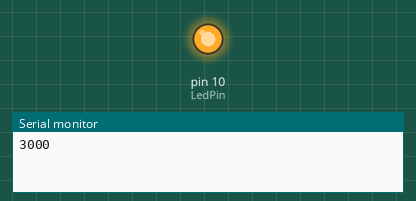
Recording of a sketch running on a simulated Arduino Uno, built with avr-gcc and run on an emulated ATmega328P. Parts: output pins drawn as LEDs (lit = HIGH), the last lines printed to the serial monitor.

Above: at 0.1 s.
At 36.0 s:
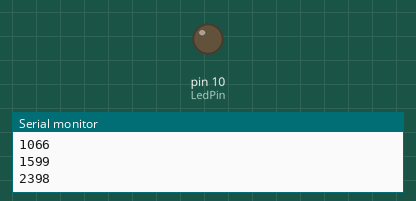
Timing chart, 0 to 40.0 s (numbered marks = the images above):
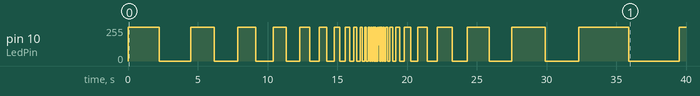

The sketch:

blink_led.ino
```cpp
static const int LedPin = 10;
// static const int LedPort = 0b00100000;

int msDelay = 3000;
float factor = 0.75;

void setup() {
  // put your setup code here, to run once:
  pinMode(LedPin, OUTPUT);
  Serial.begin(9600);
}

void blinkLed(int pin, int delayMillis) {
  digitalWrite(pin, HIGH);
  // PORTB = PORTB | LedPort;
  delay(delayMillis);
  digitalWrite(pin, LOW);
  // PORTB = PORTB & (~LedPort);
  delay(delayMillis);
}

void loop() {
  // put your main code here, to run repeatedly:

  Serial.println(msDelay);
  //Serial.println(factor);

  if (msDelay < 5) factor = 1.5;
  if (msDelay > 3000) factor = 0.75;

  msDelay *= factor;

  blinkLed(LedPin, msDelay);
}
```

Measured:
- by itself, pin 10 (LedPin): 0/255 → 255/255 at 0.00 s, → 0/255 2.3 s later, → 255/255 2.3 s later, → 0/255 1.7 s later, … (70 changes in this stretch)
